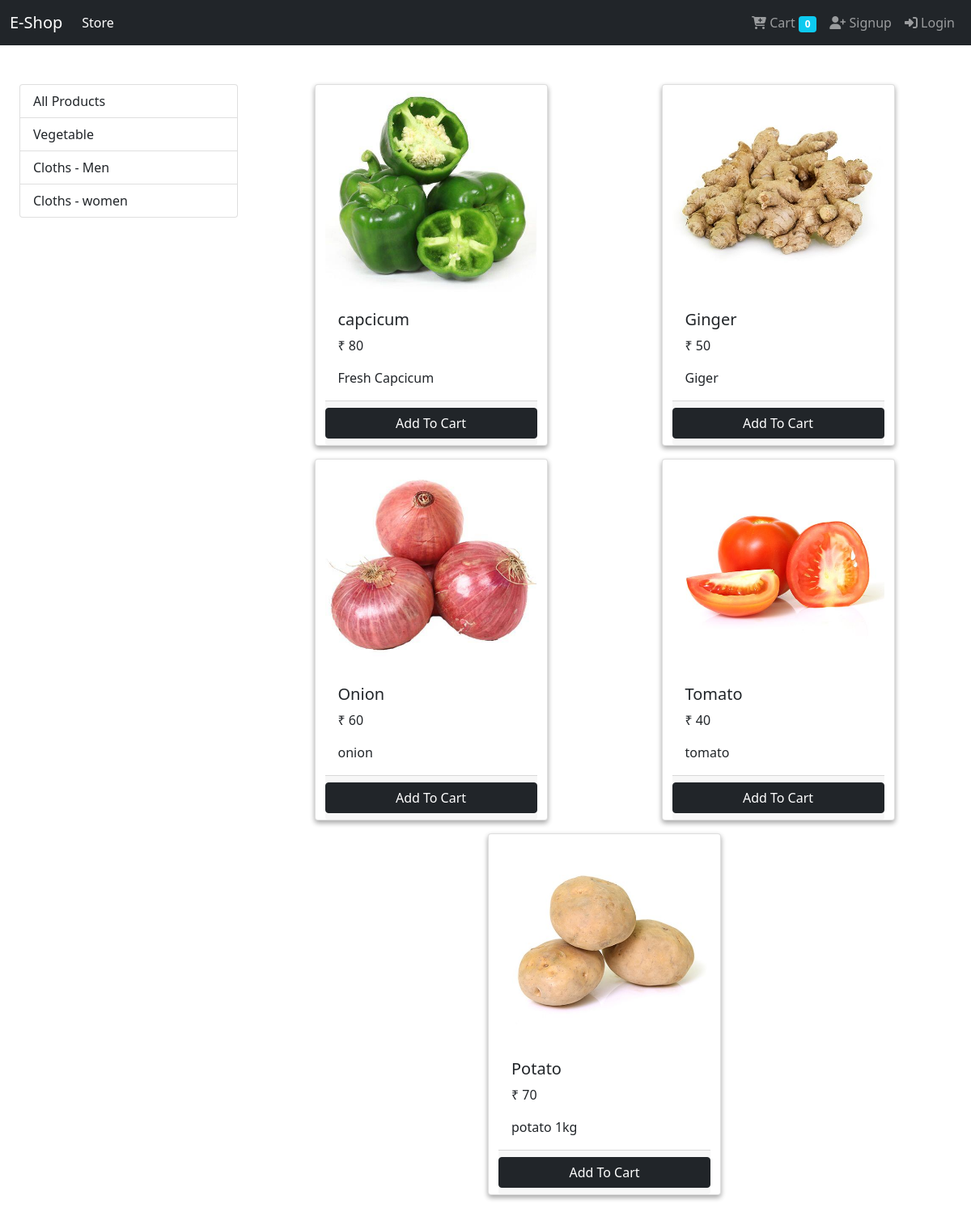
Screenshot of /?category=3 with the database file from the repository.
### store/models/category.py (models this page shows, shortened)
class Category(models.Model):
    name=models.CharField(max_length=20)
    @staticmethod
    def get_all_categories():
        return Category.objects.all()

### store/models/product.py (models this page shows, shortened)
class Product(models.Model):
    name=models.CharField(max_length=50)
    price=models.IntegerField(default=0)
    category= models.ForeignKey(Category,on_delete=models.CASCADE ,default=1)
    description=models.CharField(max_length=200,default='' , null=True, blank=True)
    image=models.ImageField(upload_to='upload/product/')
    @staticmethod
    def get_all_product_by_categoryid(category_id):
        if category_id:
            return Product.objects.filter(category=category_id)
        else:
            return Product.get_all_products()

### store/views/home.py (the view, shortened to what this page needs)
# urls.py: path('',Index.as_view() ,name='homepage'),
class Index(View):
    def get(self, request):
        cart=request.session.get('cart')
        if not cart:
            request.session['cart']={}
        products = None
        categories = Category.get_all_categories()
        categoryid = request.GET.get('category')
        if categoryid:
            products = Product.get_all_product_by_categoryid(categoryid)
        else:
            products = Product.get_all_products()
        data = {}
        data['products'] = products
        data['categories'] = categories
        return render(request, 'app/index.html', data)

### store/templatetags/cart.py (called while the page is built)
@register.filter(name='is_in_cart')
def is_in_cart(product  , cart):
    keys = cart.keys()
    for id in keys:
        if int(id) == product.id:
            return True
    return False

### store/templatetags/custom_filter.py (called while the page is built)
@register.filter(name='currency')
def currency(number):
    return '₹ '+str(number)

### store/templates/app/index.html (shortened to what this page needs)
{% extends 'app/base.html' %}
{% block content %}
{% load cart %}
{% load custom_filter %}
<div class="container-fluid mt-5">
    <div class="row">
        <div class="col-lg-3 col-md-10 mb-5 ">
            <div class="list-group">
                <a href="/" class="list-group-item list-group-item-action">All Products</a>
                {% for category in categories %}
                <a href="/?category={{category.id}}"
                    class="list-group-item list-group-item-action">{{category.name}}</a>
                {% endfor %}
            </div>
        </div>
        <div id="products" class="col-lg-9">
            <div class="row  mx-auto">
                {% for product in products %}
                <div class="card mx-auto mb-3" id="{{product.id}}" style="width: 18rem; box-shadow: rgba(0, 0, 0, 0.16) 0px 3px 6px, rgba(0, 0, 0, 0.23) 0px 3px 6px;">
                    <img src="{{product.image.url}}" class="card-img-top" alt="{{product.name}}">
                    <div class="card-body">
                        <h5 class="card-title">{{product.name}}</h5>
                        <p class="card-text">{{product.price|currency}}</p>
                        <p class="card-text">{{product.description}}</p>
                    </div>
                    <div class="card-footer p-0  no-gutter ">
                        {% if product|is_in_cart:request.session.cart %}
                        <div class="row ">
                            <form action="/#{{product.id}}" method="POST" class="col-2 p-0">
                                {% csrf_token %}
                                <input type="text" hidden name="product" value="{{product.id}}">
                                <input type="text" hidden name="remove" value="True">
                                <input type="submit" value=" - " class=" btn btn-block btn-dark ">
                            </form>
                            <div class="text-center col-8">{{product|cart_quantity:request.session.cart}} in cart</div>
                            <form action="/#{{product.id}}" method="POST" class="col-2 p-0">
                                {% csrf_token %}
                                <input type="text" hidden name="product" value="{{product.id}}">
                                <input type="submit" value=" + " class=" btn btn-block btn-dark ">
                            </form>
                        </div>
                        {% else %}
                        <form action="/#{{product.id}}" method="POST" class="d-grid gap-2 mt-2 mb-2">
                            <input type="submit" value="Add To Cart" class="btn btn-dark ">
                        </form>
                        {% endif %}
                    </div>
                </div>
                {% endfor %}
            </div>
        </div>
    </div>
</div>
{% endblock %}

### rows the page displays
Category: name "Vegetable"
Category: name "Cloths - Men"
Category: name "Cloths - women"
Product: image (picture), name "capcicum", price "₹ 80", description "Fresh Capcicum"
Product: image (picture), name "Ginger", price "₹ 50", description "Giger"
Product: image (picture), name "Onion", price "₹ 60", description "onion"
Product: image (picture), name "Tomato", price "₹ 40", description "tomato"
Product: image (picture), name "Potato", price "₹ 70", description "potato 1kg"

### other values shown
{{ request.session.cart.keys|length }} "0"
